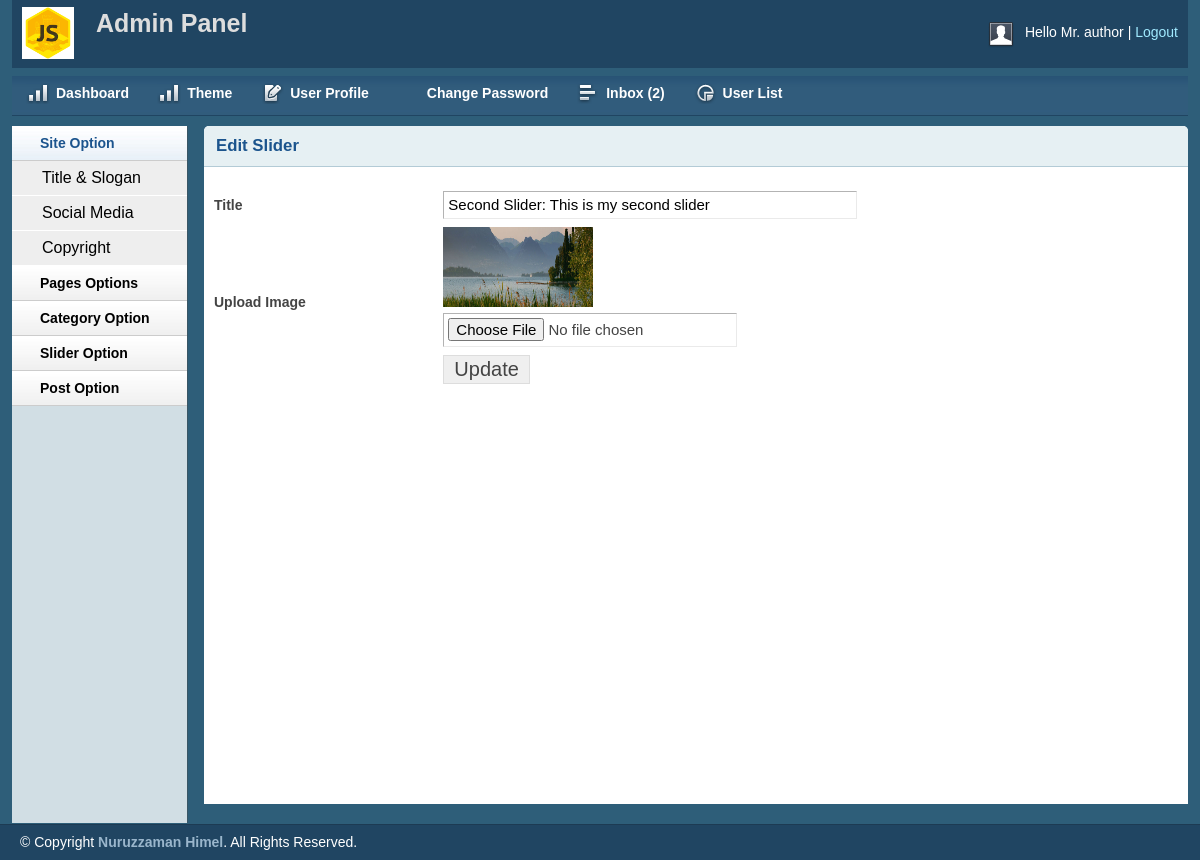
/admin/editSlider.php?edtsliderId=2 (signed in), run on the app's committed database.
### tables this page shows
CREATE TABLE `title_slogan` (
  `id` int(11) NOT NULL,
  `title` varchar(255) NOT NULL,
  `des` varchar(255) NOT NULL,
  `logo` varchar(255) NOT NULL
);

CREATE TABLE `tbl_user` (
  `id` int(11) NOT NULL,
  `name` varchar(255) NOT NULL,
  `username` varchar(100) NOT NULL,
  `password` varchar(100) NOT NULL,
  `email` varchar(255) NOT NULL,
  `des` text NOT NULL,
  `role` int(11) NOT NULL
);

CREATE TABLE `tbl_slider` (
  `id` int(11) NOT NULL,
  `title` varchar(255) NOT NULL,
  `image` varchar(255) NOT NULL
);

### lib/Database.php (called while the page is built, shortened)
<?php
Class Database{
	public $host   = DB_HOST;
	public $user   = DB_USER;
	public $pass   = DB_PASS;
	public $dbname = DB_NAME;
	public $conn;
	public function connection()
	{
		$this->conn = new mysqli($this->host,$this->user,$this->pass,$this->dbname);
	}
	public function select($query)
	{
		$result = $this->conn->query($query);
			if($result->num_rows > 0)
			{
				return $result;
			}
			else{
				return false;
			}
	}
}

### admin/lib/Session.php (called while the page is built, shortened)
<?php
	class Session
	{
		public static function sess_get($k)
		{
			if(isset($_SESSION[$k]))
			{
				return $_SESSION[$k];
			}else{
				return FALSE;
			}
		}
	}
?>

### admin/editSlider.php (the view, shortened to what this page needs)
<?php include("inc/header.php") ?>
<?php include("inc/sidebar.php") ?>
<?php
    if(!isset($_GET['edtsliderId']) || $_GET['edtsliderId'] == NULL)
    {
        header("Location: sliderlist.php");
    }else{
        $tbl_slider_id = $_GET['edtsliderId'];
    }
?>
<div class="grid_10">
    <div class="box round first grid">
        <h2>Edit Slider</h2>
        <div class="block">
            <form action="" method="post" enctype="multipart/form-data">
                <table class="form">
            <?php
                $query = "SELECT * FROM tbl_slider WHERE id = ".$tbl_slider_id ;
                $showReslt = $db->select($query);
                while($showvalue = $showReslt->fetch_assoc())
                {
            ?>
                    <tr>
                        <td>
                            <label>Title</label>
                        </td>
                        <td>
                            <input type="text" name="title" value="<?php echo $showvalue['title'] ?>"  class="medium" />
                        </td>
                    </tr>
                    <tr>
                        <td>
                            <label>Upload Image</label>
                        </td>
                        <td>
                            <img src="uploads/slider/<?php echo $showvalue['image'] ?>" width="150px" height="80px"><br>
                            <input type="file" name="image" />
                        </td>
                    </tr>
                    <tr>
                        <td></td>
                        <td>
                            <input type="submit" name="update" Value="Update" />
                        </td>
                    </tr>
                <?php } ?>
                </table>
            </form>
        </div>
    </div>
</div>
<?php include("inc/footer.php") ?>

### admin/inc/header.php (shortened to what this page needs)
<?php
    include("lib/Session.php");
    $userId = Session::sess_get("userId");
    $userRole = Session::sess_get("userRole");
?>
<?php include("../lib/Database.php");  ?>
<?php
    $db = new Database();
?>
<!DOCTYPE html>
<html>
<head>
    <link rel="stylesheet" type="text/css" href="css/reset.css" media="screen" />
    <link rel="stylesheet" type="text/css" href="css/text.css" media="screen" />
    <link rel="stylesheet" type="text/css" href="css/grid.css" media="screen" />
    <link rel="stylesheet" type="text/css" href="css/layout.css" media="screen" />
    <link rel="stylesheet" type="text/css" href="css/nav.css" media="screen" />
    <link href="css/table/demo_page.css" rel="stylesheet" type="text/css" />
</head>
<body>
    <div class="container_12">
        <div class="grid_12 header-repeat">
            <div id="branding">
                <div class="floatleft logo">
                    <?php
            $query = "SELECT * FROM title_slogan WHERE id = 1";
            $rsltHeader = $db->select($query);
            while ($value = mysqli_fetch_array($rsltHeader))
            {
        ?>
            <img src="uploads/logo/<?php echo $value['logo']; ?>" alt="logo image" >
    <?php } ?>
				</div>
				<div class="floatleft middle">
					<h1><b>A</b>dmin Panel</h1>
				</div>
                <div class="floatright">
                    <div class="floatleft">
                        <img src="img/img-profile.jpg" alt="Profile Pic" /></div>
                    <div class="floatleft marginleft10">
                        <ul class="inline-ul floatleft">
                            <li>Hello
                    <?php
                    $query = "SELECT * FROM  tbl_user WHERE id = ".$userId." AND role = ".$userRole." " ;
                        $userRes = $db->select($query);
                        if($userRes)
                        {
                            $value = $userRes->fetch_assoc();
                            echo $value['name'];
                        }
                    ?>
                            </li>
                            <li><a href="?action=logout">Logout</a></li>
                        </ul>
                    </div>
                </div>
            </div>
        </div>
        <div class="grid_12">
            <ul class="nav main">
                <li class="ic-dashboard"><a href="index.php"><span>Dashboard</span></a> </li>
                <li class="ic-dashboard"><a href="theme.php"><span>Theme</span></a> </li>
                <li class="ic-form-style"><a href="userprofile.php"><span>User Profile</span></a></li>
				<li class="ic-typography"><a href="changepassword.php"><span>Change Password</span></a></li>
				<li class="ic-grid-tables"><a href="inbox.php"><span>Inbox
    <?php
                $query = "SELECT * FROM tbl_contuct WHERE status='0'" ;
                $result = $db->select($query);
                if($result)
                {
                    $count = $result->num_rows;
                    echo "(".$count.")";
                }else{
                    echo "(0)";
                }
    ?>
                </span></a></li>
                <li class="ic-charts"><a href="userlist.php"><span>User List</span></a></li>
            </ul>
        </div>

### admin/css/layout.css (style rules this page uses)
body { background: #fff none repeat scroll 0 0; color: #444; font-size: 14px; padding: 0; }
.floatleft { float:left; }
.logo img { margin-top: -15px; width: 52px; }
.middle { margin-left: 22px; margin-top: -14px; }
.middle h1 { color:#ddd;margin:0 }
.floatright { float:right; }
.inline-ul li { display:inline; color:#fff; }
.marginleft10 { margin-left:10px; }
a { color: #000; font-weight:bold; text-decoration: none; }
.container_12, .container_16 { background:#2E5E79; }
h1, h2, h3, h4, h5, h6 { line-height:1.2em; margin-bottom:.3em; }
h2 { margin-top:1em; }
#branding { font-weight: normal; margin-bottom: 0; padding: 22px 10px 3px; text-align: left; }
.header-repeat { background:url(../img/header-repeat.jpg) repeat-x; }
#branding a { color:#A1EAFF; font-weight:normal; }
#branding a:before { content:" | "; color:#fff; }
#branding ul, #branding ul li { margin:0px; padding:0px; }
#branding li { padding:0px 0px 0px 0px !important; }
.box { background:#fff; margin-bottom:20px; padding:10px 10px 10px 10px; margin-left:-8px; }
.box.grid { padding-bottom:40px; }
.box.round { -moz-border-radius: 5px 5px 0px 0px; -webkit-border-radius: 5px 5px 0px 0px; border-radius: 5px 5px 0px 0px; }
.box h2 { font-size:1.2em; font-weight:bold; color:#1B548D; background:#E6F0F3; margin:-10px -10px 0 -10px; padding:10px 12px; border-bottom:1px solid #B3CBD6; -moz-border-radius: 5px 5px 0px 0px; -webkit-border-radius: 5px 5px 0px 0px; border-radius: 5px 5px 0px 0px; }
.box.first { min-height: 628px; }
.block { padding-top:20px; }
ul, ol { padding-top:0; }
table.form { width:100%; }
table.form td { padding:4px 0px; }
table.form label { font-weight:bold; }
table.form input, table.form select { font-size: 15px; padding: 4px 4px 5px 4px; border-top: 1px solid #b3b3b3; border-left: 1px solid #b3b3b3; border-right: 1px solid #eaeaea; border-bottom: 1px solid #eaeaea; }
table.form input[type="submit"] { border: 1px solid #ddd; color: #444; cursor: pointer; font-size: 20px; padding: 2px 10px; }
input.medium { width: 55%; }
.block { padding-bottom:1px; }

### data on the page
title_slogan: logo (picture)
tbl_user: name "Mr. author"
tbl_slider: title "Second Slider: This is my second slider", image (picture)

### other printed values
$count "2"
